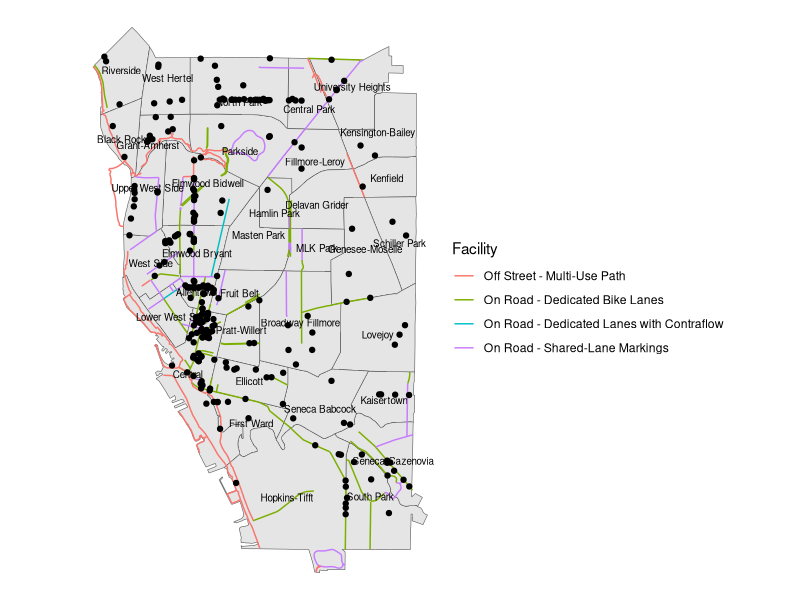
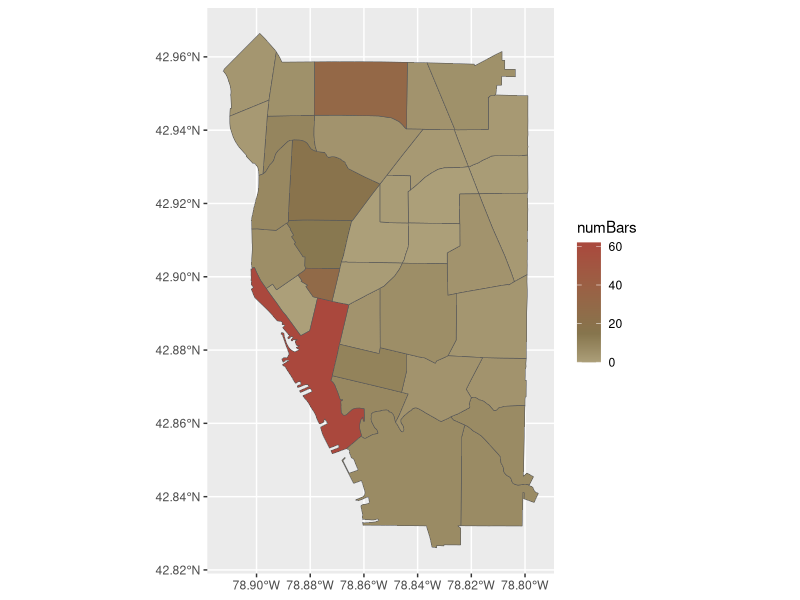
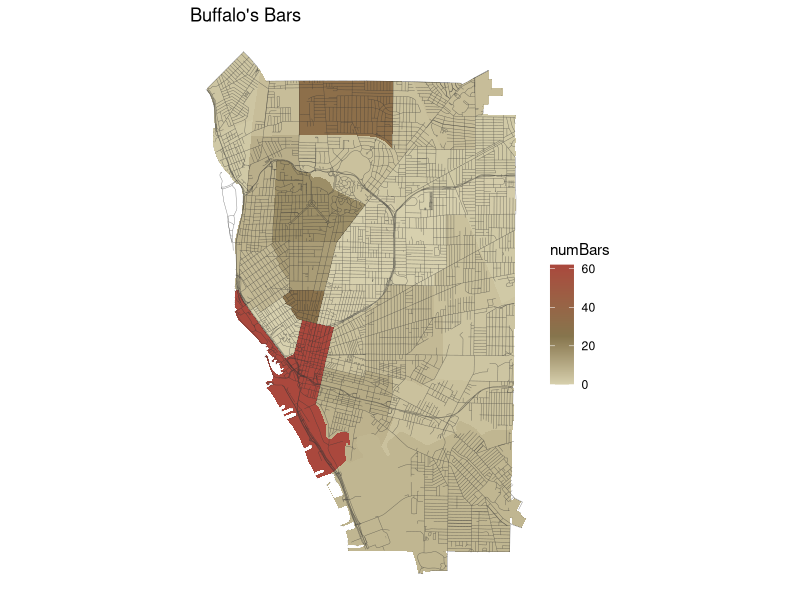
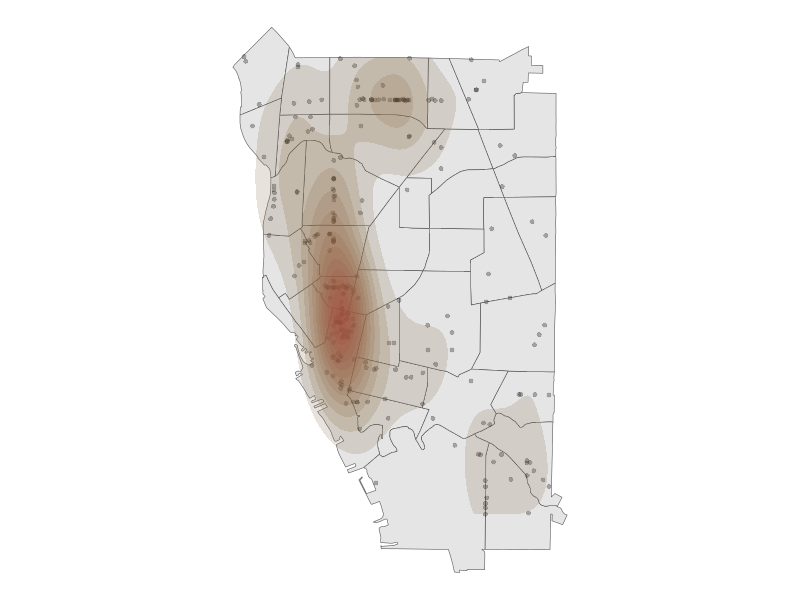

Here is the R script that generated these plots, in order:
require(tidyverse)
require(sf)

neighborhoods <- read_csv("data/neighborhoods.csv") %>%
  st_as_sf(
    wkt = "Geometry",
    crs = st_crs("EPSG:4269")
  )

bike_lanes <- read_csv("data/bike_lanes.csv") %>%
  st_as_sf(
    wkt = "Geometry",
    crs = st_crs("EPSG:4269")
  )

bars <- read_csv("data/bars.csv") %>%
  # filter(!grepl("WEST SENECA", `Additional Address Information`), fixed=TRUE) %>%
  # filter(`Zip Code` %in% 
  #          c(14201, 14202, 14203, 14204, 14206, 
  #            14207, 14208, 14209, 14210, 14211, 
  #            14212, 14213, 14214, 14215, 14216, 14218, 14220, 14222)
  #        ) %>%
  filter(!is.na(Georeference), Georeference != "") %>%
  select(LegalName, Georeference) %>%
  st_as_sf(
    wkt = "Georeference",
    crs = st_crs("EPSG:4269")
  )

barIsInBuffalo <- lengths(st_intersects(bars, neighborhoods)) > 0
bars <- bars[barIsInBuffalo,]

map <- ggplot() +
  geom_sf(
    data = neighborhoods
  ) +
  geom_sf(
    data = bike_lanes,
    aes(color = `Facility`)
  ) +
  geom_sf(
    data = bars
  ) +
  geom_sf_text(
    data = neighborhoods, 
    aes(label = `Neighborhood Name`), 
    size = 2.5,
  ) +
  theme_void()

map

intersection <- st_intersects(
    x = neighborhoods,
    y = bars
  )

neighborhoods <- mutate(
    neighborhoods,
    numBars = lengths(intersection)
  )

countmap <- ggplot() +
  geom_sf(
    data = neighborhoods,
    aes(fill = numBars)
  ) +
  scale_fill_gradient2(
    low = "#ffffe0",
    mid = "#86754d",
    high = "#aa483d",
    midpoint = 15
  )

countmap

roads <- read_csv("data/major_roads.csv") %>%
  filter(!is.na(the_geom), the_geom != "") %>%
  select(CompleteStreetName, the_geom) %>%
  st_as_sf(
    wkt = "the_geom",
    crs = st_crs("EPSG:4269")
  )

barsandroads <- ggplot() +
  geom_sf(
    data = neighborhoods,
    lwd = 0,
    aes(fill = numBars)
  ) +
  scale_fill_gradient2(
    low = "#ffffe0",
    mid = "#86754d",
    high = "#aa483d",
    midpoint = 25
  ) +
  geom_sf(
    data = roads,
    color = "#333",
    alpha = 0.6,
    lwd = 0.15
  ) +
  labs(
    title = "Buffalo's Bars"
  ) +
  theme_void()

barsandroads

heatmap <- ggplot() +
  geom_sf(
    data = neighborhoods
  ) +
  geom_sf(
    data = bars,
    stroke = .1,
    alpha = 0.3
  ) +
  stat_density_2d(
    aes(
      x = st_coordinates(bars)[,1], 
      y = st_coordinates(bars)[,2],
      fill = ..level..
    ),
    alpha = 0.2,
    geom = 'polygon',
    color = NA
  ) +
  scale_fill_gradient2(
    low = "#ffffe0",
    mid = "#86754d",
    high = "#aa483d",
    guide = "none"
    # midpoint = 100
  ) +
  theme_void()
      
heatmap
